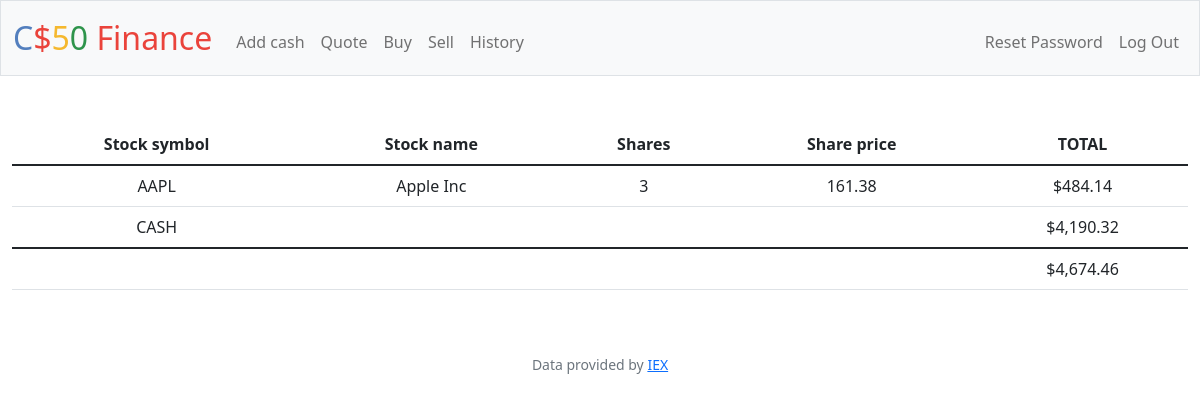
The page / (signed in) on the database its author committed.
### tables this page shows
CREATE TABLE transactions (
    id INTEGER PRIMARY KEY AUTOINCREMENT,
    user_id INTEGER NOT NULL,
    share_name TEXT NOT NULL,
    share_amnt INTEGER NOT NULL,
    share_price NUMERIC NOT NULL,
    trans_type TEXT NOT NULL,
    symbol TEXT NOT NULL,
    trans_time TIMESTAMP DEFAULT CURRENT_TIMESTAMP,
    FOREIGN KEY(user_id) REFERENCES users(id));

CREATE TABLE users (id INTEGER PRIMARY KEY AUTOINCREMENT NOT NULL, username TEXT NOT NULL, hash TEXT NOT NULL, cash NUMERIC NOT NULL DEFAULT 10000.00);

### app.py (the view)
@app.route("/")
@login_required
def index():
    user_id = session["user_id"]
    stocks = db.execute(
        "SELECT share_name, SUM(share_amnt) as total_amnt, share_price, symbol FROM transactions WHERE user_id = ? GROUP BY symbol;", user_id)
    current_cash = db.execute("SELECT cash FROM users WHERE id = ?;", user_id)[0]["cash"]
    total_cash = current_cash
    for s in stocks:
        total_cash = total_cash + s["share_price"] * s["total_amnt"]
    return render_template("index.html", stocks=stocks, current_cash=current_cash, total_cash=total_cash, usd=usd)

### app.py (called while the page is built)
@app.after_request
def after_request(response):
    response.headers["Cache-Control"] = "no-cache, no-store, must-revalidate"
    response.headers["Expires"] = 0
    response.headers["Pragma"] = "no-cache"
    return response

### helpers.py (called while the page is built)
def login_required(f):
    @wraps(f)
    def decorated_function(*args, **kwargs):
        if session.get("user_id") is None:
            return redirect("/login")
        return f(*args, **kwargs)
    return decorated_function

def usd(value):
    return f"${value:,.2f}"

### templates/index.html (shortened to what this page needs)
{% extends "layout.html" %}
{% block main %}
    <table class="table table-hover">
        <thead>
            <tr>
              <th scope="col">Stock symbol</th>
              <th scope="col">Stock name</th>
              <th scope="col">Shares</th>
              <th scope="col">Share price</th>
              <th scope="col">TOTAL</th>
            </tr>
        </thead>
        <tbody>
            {% for i in stocks %}
            <tr>
              <td>
                <div class="mx-auto w-auto">
                    {{i["symbol"]}}
                </div>
              </td>
              <td>
                <div class="mx-auto w-auto">
                    {{i["share_name"]}}
                </div>
              </td>
              <td>
                <div class="mx-auto w-auto">
                    {{i["total_amnt"]}}
                </div>
              </td>
              <td>
                <div class="mx-auto w-auto">
                    {{i["share_price"]}}
                </div>
              </td>
              <td>
                <div class="mx-auto w-auto">
                    {{usd(i["share_price"] * i["total_amnt"])}}
                </div>
              </td>
            </tr>
            {% endfor %}
            <tr>
                <td>CASH</td>
                <td></td>
                <td></td>
                <td></td>
                <td>
                    <div class="mx-auto w-auto">
                        {{usd(current_cash)}}
                    </div>
                </td>
            </tr>
        </tbody>
        <tfoot>
            <tr>
                <th scope="row"></th>
                <td colspan="3"></td>
                <td>
                    <div class="mx-auto w-auto">
                        {{usd(total_cash)}}
                    </div>
                </td>
            </tr>
        </tfoot>
    </table>
{% endblock %}

### rows shown on the page
transactions: symbol "AAPL", share_name "Apple Inc", total_amnt "3", share_price "161.38", share_price "$484.14"
users: cash "$4,190.32"

### other values the page prints
{{ usd(total_cash) }} "$4,674.46"
